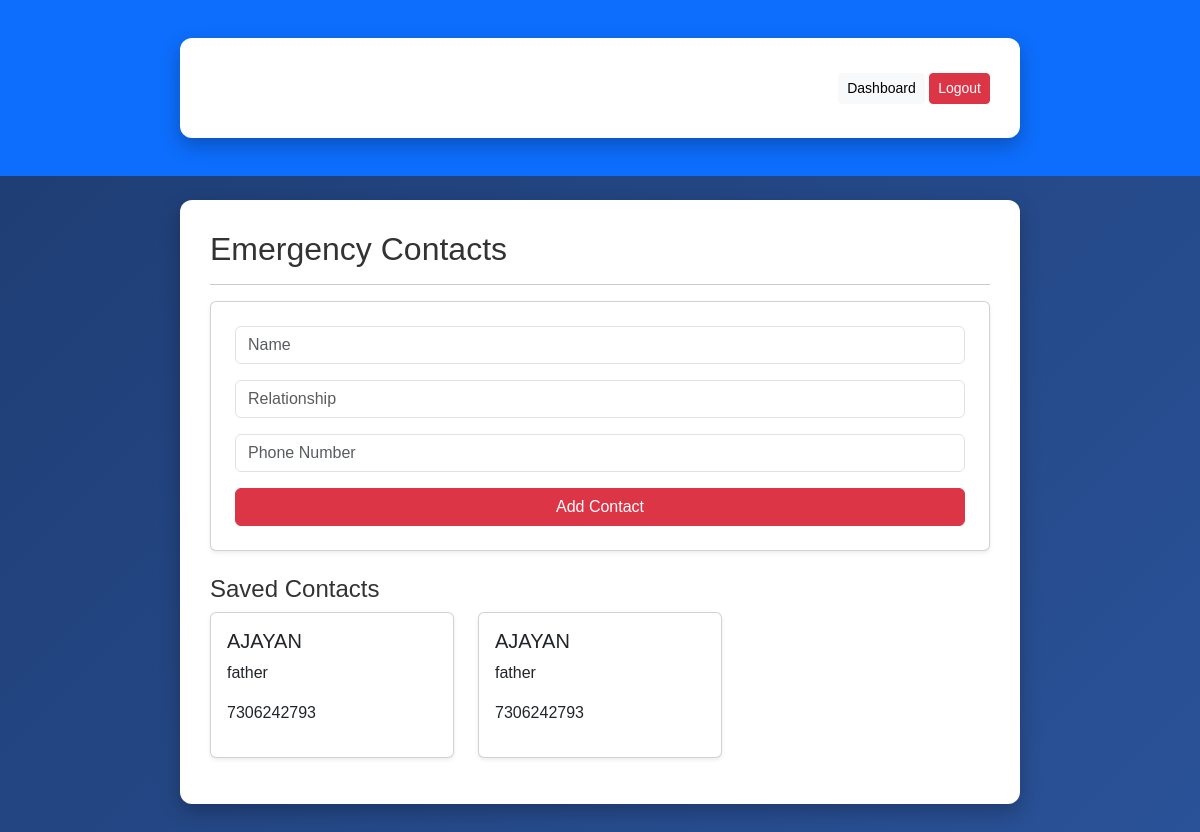
/emergency (signed in), run on the app's committed database.
### tables this page shows
CREATE TABLE contacts(
                    id INTEGER PRIMARY KEY AUTOINCREMENT,
                    user_id INTEGER,
                    name TEXT,
                    relation TEXT,
                    phone TEXT
                );

### app.py (the view, shortened to what this page needs)
@app.route("/emergency", methods=["GET", "POST"])
def emergency():
    if "user_id" not in session:
        return redirect(url_for("login"))
    conn = sqlite3.connect(DATABASE)
    c = conn.cursor()
    c.execute("SELECT * FROM contacts WHERE user_id=?", (session["user_id"],))
    contacts = c.fetchall()
    conn.close()
    return render_template("emergency.html", contacts=contacts)

### templates/emergency.html
{% extends "base.html" %}
{% block content %}
<h2>Emergency Contacts</h2>
<hr>
<div class="card p-4 shadow-sm mb-4">
    <form method="POST">
        <div class="mb-3">
            <input type="text" name="name" class="form-control" placeholder="Name" required>
        </div>
        <div class="mb-3">
            <input type="text" name="relation" class="form-control" placeholder="Relationship" required>
        </div>
        <div class="mb-3">
            <input type="text" name="phone" class="form-control" placeholder="Phone Number" required>
        </div>
        <button type="submit" class="btn btn-danger w-100">Add Contact</button>
    </form>
</div>
<h4>Saved Contacts</h4>
<div class="row">
    {% for contact in contacts %}
    <div class="col-md-4">
        <div class="card p-3 mb-3 shadow-sm">
            <h5>{{ contact[2] }}</h5>
            <p>{{ contact[3] }}</p>
            <p>{{ contact[4] }}</p>
        </div>
    </div>
    {% endfor %}
</div>
{% endblock %}

### static/css/style.css (style rules this page uses)
body { font-family: Arial, sans-serif; background: linear-gradient(135deg, #1e3c72, #2a5298); margin: 0; padding: 0; color: #333; }
button { background-color: #2a5298; color: white; border: none; padding: 12px; width: 100%; font-size: 16px; border-radius: 6px; cursor: pointer; transition: all 0.3s; }

### data on the page
contacts: name "AJAYAN", relation "father", phone "7306242793"
contacts: name "AJAYAN", relation "father", phone "7306242793"
